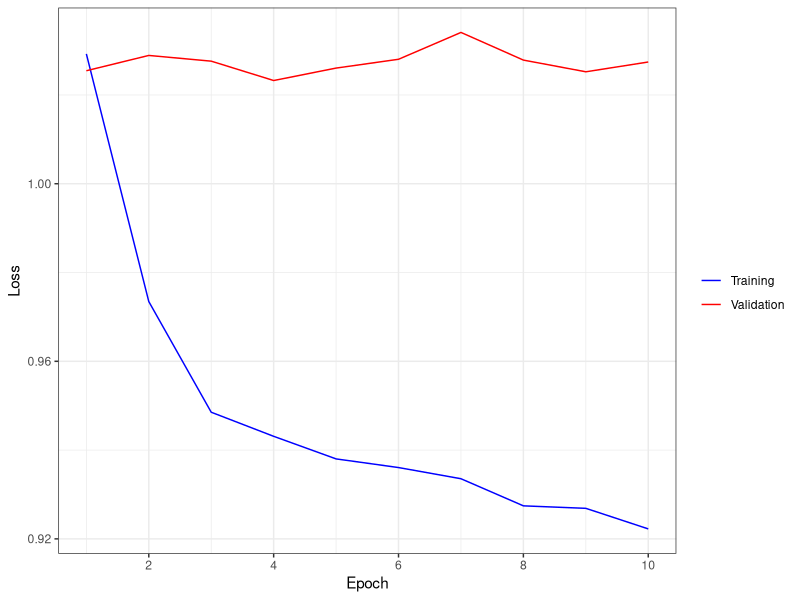

The R source for this figure:
library(ggplot2)
library(ggthemes)

train = c(1.0292503192722071,
          0.9734585011080693,
          0.9485225911273895,
          0.9430981322364019,
          0.9380082608560986,
          0.9360612128920718,
          0.9335412936161451,
          0.9274357160185729,
          0.9268750867868218,
          0.9222393105550607)
val = c(1.0254600682308648,
        1.0289044612772373,
        1.027614892227082,
        1.0232529964843138,
        1.0260576017654004,
        1.0280392631613633,
        1.0340864863768424,
        1.027857189473801,
        1.025220986032729,
        1.0274272024631501)
x = c(1, 2, 3, 4, 5, 6, 7, 8, 9, 10)

ggplot() +
  theme_bw() +
  xlab('Epoch') +
  ylab('Loss') +
  geom_line(aes(x, train, colour="train")) +
  geom_line(aes(x, val, colour="val")) +
  scale_x_continuous("Epoch", breaks=seq(0,10,2)) +
  scale_color_manual(values = c("blue","red"),
                     name="", 
                     breaks=c("train", "val"),
                     labels=c("Training", "Validation"))
